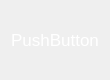
<?xml version="1.0" encoding="UTF-8"?>
<ui version="4.0">
 <class>Form</class>
 <widget class="QWidget" name="Form">
  <property name="geometry">
   <rect>
    <x>0</x>
    <y>0</y>
    <width>110</width>
    <height>80</height>
   </rect>
  </property>
  <property name="sizePolicy">
   <sizepolicy hsizetype="Maximum" vsizetype="Maximum">
    <horstretch>0</horstretch>
    <verstretch>0</verstretch>
   </sizepolicy>
  </property>
  <property name="minimumSize">
   <size>
    <width>20</width>
    <height>20</height>
   </size>
  </property>
  <property name="windowTitle">
   <string>Form</string>
  </property>
  <property name="styleSheet">
   <string notr="true">QPushButton{border:none;color:white;font-size:17px;border-radius:4px;}</string>
  </property>
  <layout class="QGridLayout" name="gridLayout">
   <property name="leftMargin">
    <number>0</number>
   </property>
   <property name="topMargin">
    <number>0</number>
   </property>
   <property name="rightMargin">
    <number>0</number>
   </property>
   <property name="bottomMargin">
    <number>0</number>
   </property>
   <property name="spacing">
    <number>0</number>
   </property>
   <item row="0" column="0">
    <widget class="QPushButton" name="pushButton">
     <property name="sizePolicy">
      <sizepolicy hsizetype="MinimumExpanding" vsizetype="MinimumExpanding">
       <horstretch>0</horstretch>
       <verstretch>0</verstretch>
      </sizepolicy>
     </property>
     <property name="text">
      <string>PushButton</string>
     </property>
    </widget>
   </item>
  </layout>
 </widget>
 <resources/>
 <connections/>
</ui>
